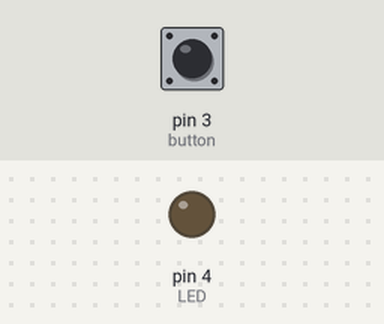
Simulated run of this sketch. Board: Arduino Uno, built with avr-gcc and run on an emulated ATmega328P. Parts: output pins drawn as LEDs (lit = HIGH). The test bench sets the inputs (shaded band); at power-on: pin 3 (button) HIGH.

Above: at 2.2 s.
2.3 s: pin 3 (button) pulled LOW for 0.15 s
At 2.9 s:
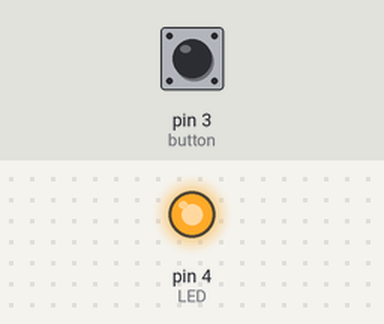
3.9 s: pin 3 (button) pulled LOW for 3.2 s
At 8.1 s:
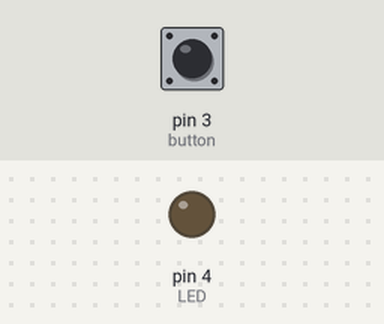
Timing chart, 0 to 9.6 s (numbered marks = the images above; inputs shaded):
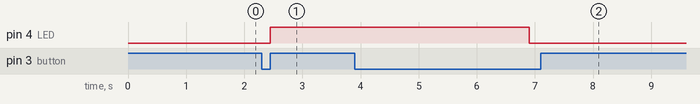

Measured:
- after the input at 2.3 s, pin 4 (LED): LOW → HIGH after 0.15 s
- after the input at 3.9 s, pin 4 (LED): HIGH → LOW after 3.0 s

The sketch:

ShortPress_ON_LongPress_OFF_ATtiny13A.ino
```cpp
#include <Arduino.h>
/*
 * Project:         Powerbutton
 *
 * Created by:      Petr Lasak (mechan)
 *
 * Description:     Used for ATtiny13A (8-bit MCU).
 *                  After connecting to the mains, the device output is constantly low (OFF)
 *                  and does not respond for 1 second, the red LED lights up. After pressing
 *                  the button, the device switches to high (ON), the green LED lights up.
 *                  Switches back to low (OFF) if the button is held down for 3 seconds.
 *                  Then the device does not respond again for 5 seconds before it is possible
 *                  to press the button again and switch to high.
 *
 * Project folder
 * schema and PCB:  https://github.com/mechan007/Powerbutton
 *
 * Inspired by
 * and thanks:  https://arduinogetstarted.com/tutorials/arduino-button-long-press-short-press
 *
 */

// constants won't change. They're used here to set pin numbers:
const int button = 3; // the number of the pushbutton pin
const int LED = 4; // the number of the LED pin
const int SHORT_PRESS_TIME = 3000; // 3 seconds
const int LONG_PRESS_TIME  = 3000; // 3 seconds

// Variables will change:
int lastState = HIGH;  // the previous state from the input pin
int currentState;     // the current reading from the input pin
unsigned long pressedTime  = 0;
unsigned long releasedTime = 0;
bool isPressing = false;
bool isLongDetected = false;

void setup() {
  pinMode(LED, OUTPUT);
  pinMode(button, INPUT_PULLUP);
  delay(1000);
}

void loop() {
  // read the state of the switch/button:
  currentState = digitalRead(button);

  if(lastState == HIGH && currentState == LOW) {        // button is pressed
    pressedTime = millis();
    isPressing = true;
    isLongDetected = false;
  } else if(lastState == LOW && currentState == HIGH) { // button is released
    isPressing = false;
    releasedTime = millis();

    long pressDuration = releasedTime - pressedTime;

    if( pressDuration < SHORT_PRESS_TIME )
      digitalWrite(LED, HIGH); // A short press is detected
  }

  if(isPressing == true && isLongDetected == false) {
    long pressDuration = millis() - pressedTime;

    if( pressDuration > LONG_PRESS_TIME ) {
      digitalWrite(LED, LOW); // A long press is detected
      isLongDetected = true;
      delay(5000);
    }
  }

  // save the the last state
  lastState = currentState;
}
```
